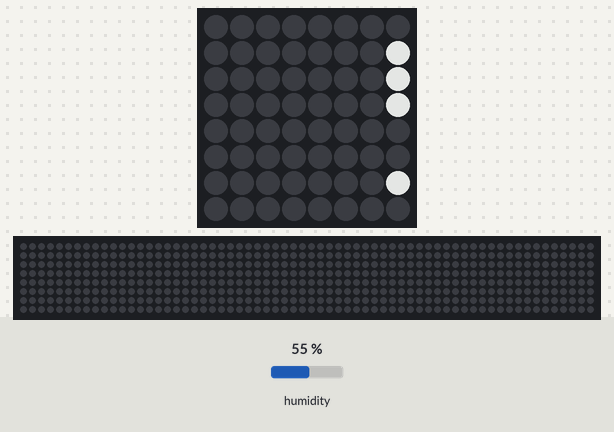
A program run on a simulated Raspberry Pi (BCM pin numbers) with a Sense HAT. Shown: the Sense HAT's 8×8 RGB LED matrix, a strip that is not on the board, showing the scrolling text unrolled. The test bench sets the inputs (shaded band); at power-on: humidity 55 %. Dim RGB values are drawn brighter than linear; the 64×8 strip is a reading aid, not a part: it shows the text the matrix is scrolling, unrolled, one strip-width of it at a time; what the program prints to the terminal is not drawn. At 4.2 s the program stops and its outputs stay as they are.

Above: at 0.17 s.
At 0.57 s:
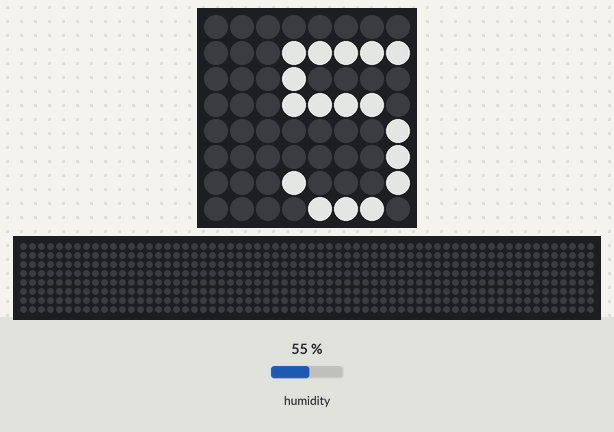
At 1.07 s:
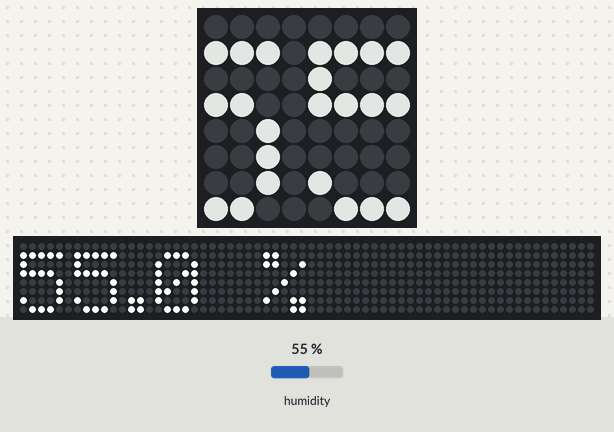
At 2.08 s:
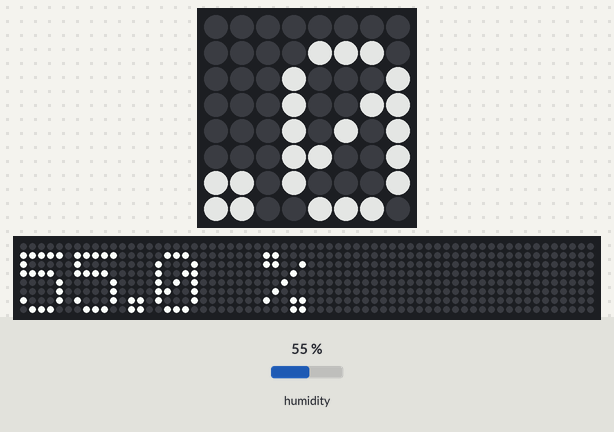
At 3.09 s:
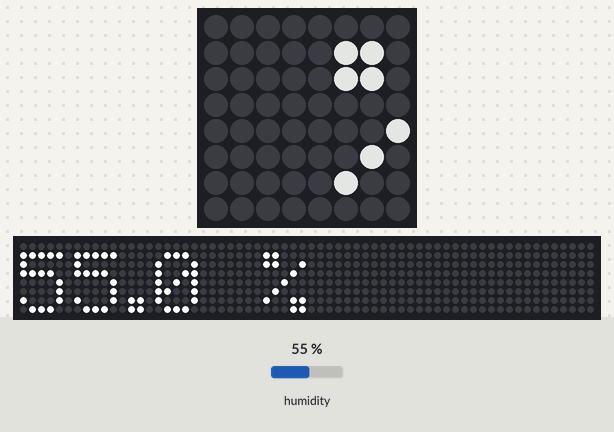
At 4.1 s:
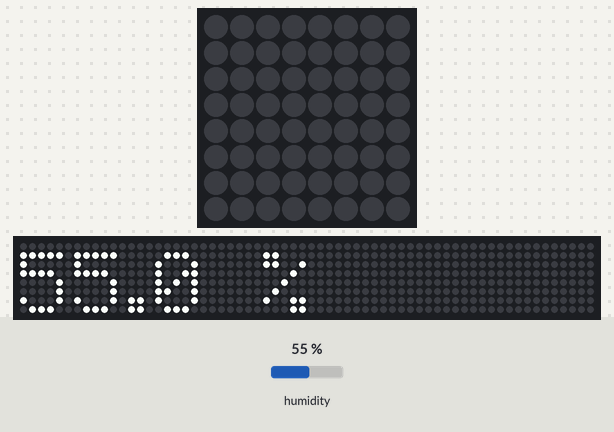

The program:

humidity_detector.py
```python
#Less Bright
from sense_hat import SenseHat

sense = SenseHat()
sense.clear
sense.low_light = True

humidity = sense.get_humidity()
humidity = round(humidity, 2)

print(humidity)

sense.show_message(str(humidity) + " %")
```
